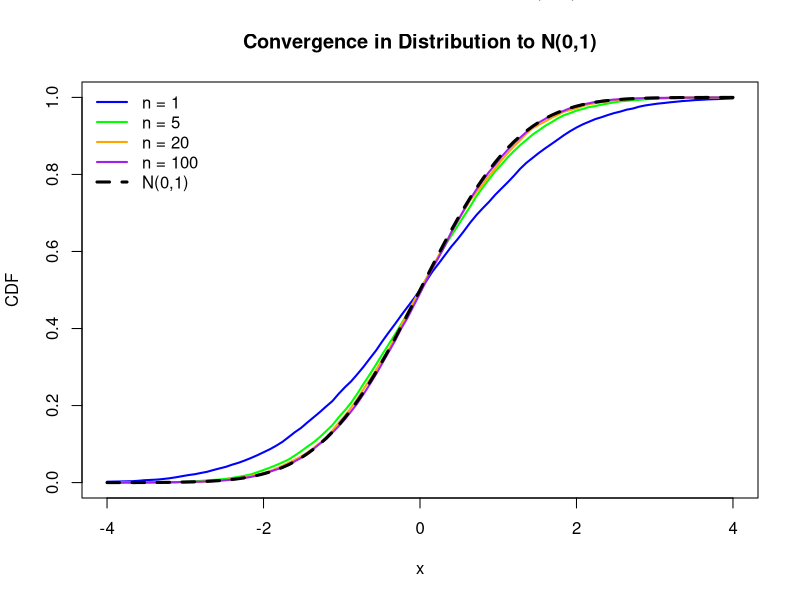

R code for this plot:
## ---- chunk 1
knitr::opts_chunk$set(echo = TRUE)
## ---- chunk 2
n_values <- c(1, 5, 20, 100)
B <- 10000

colors <- c("blue", "green", "orange", "purple")

# Set up an empty plot
plot(
  NA,
  xlim = c(-4, 4),
  ylim = c(0, 1),
  xlab = "x",
  ylab = "CDF",
  main = "Convergence in Distribution to N(0,1)"
)

for (i in 1:length(n_values)) {

  n <- n_values[i]

  x <- rnorm(
    B,
    mean = 0,
    sd = sqrt(1 + 1/n)
  )

  F_hat <- ecdf(x)

  curve(
    F_hat(x),
    from = -4,
    to = 4,
    add = TRUE,
    col = colors[i],
    lwd = 2
  )
}

# Limiting theoretical CDF
curve(
  pnorm(x),
  from = -4,
  to = 4,
  add = TRUE,
  col = "black",
  lwd = 3,
  lty = 2
)

legend(
  "topleft",
  legend = c(
    paste("n =", n_values),
    "N(0,1)"
  ),
  col = c(colors, "black"),
  lwd = c(rep(2, 4), 3),
  lty = c(rep(1, 4), 2),
  bty = "n"
)


mtext(
  "Convergence in Distribution to N(0,1)",
  outer = TRUE,
  cex = 1.3
)

## ---- chunk 3
